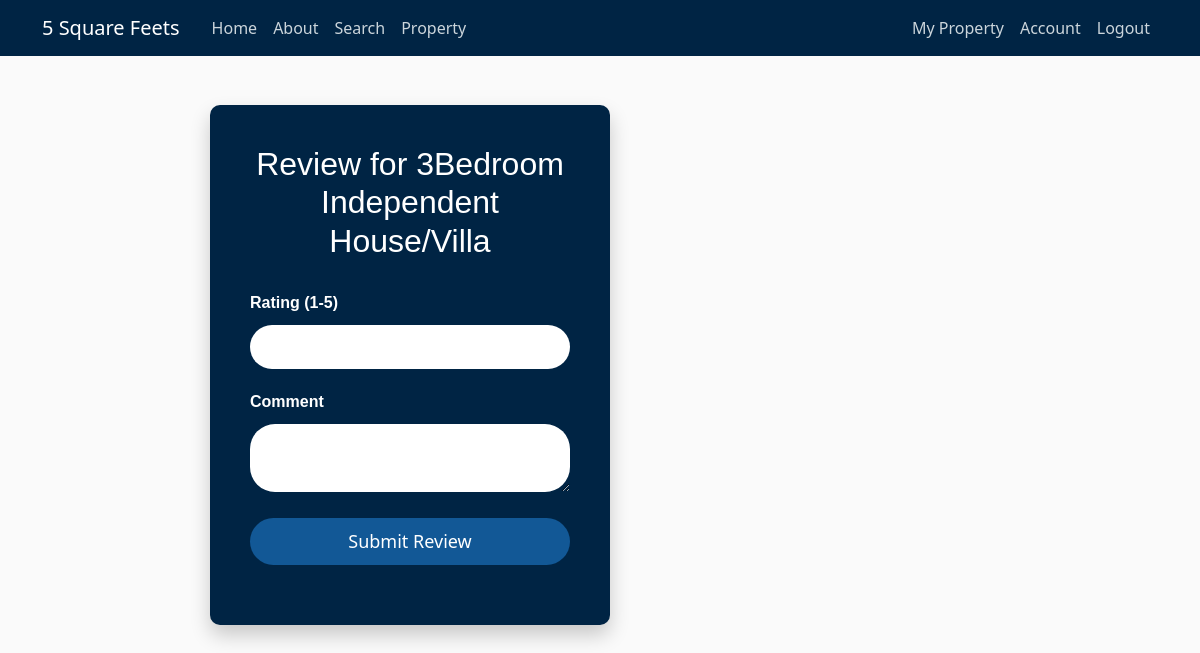
/property/2/review (signed in), run on an earlier commit of the app's database.
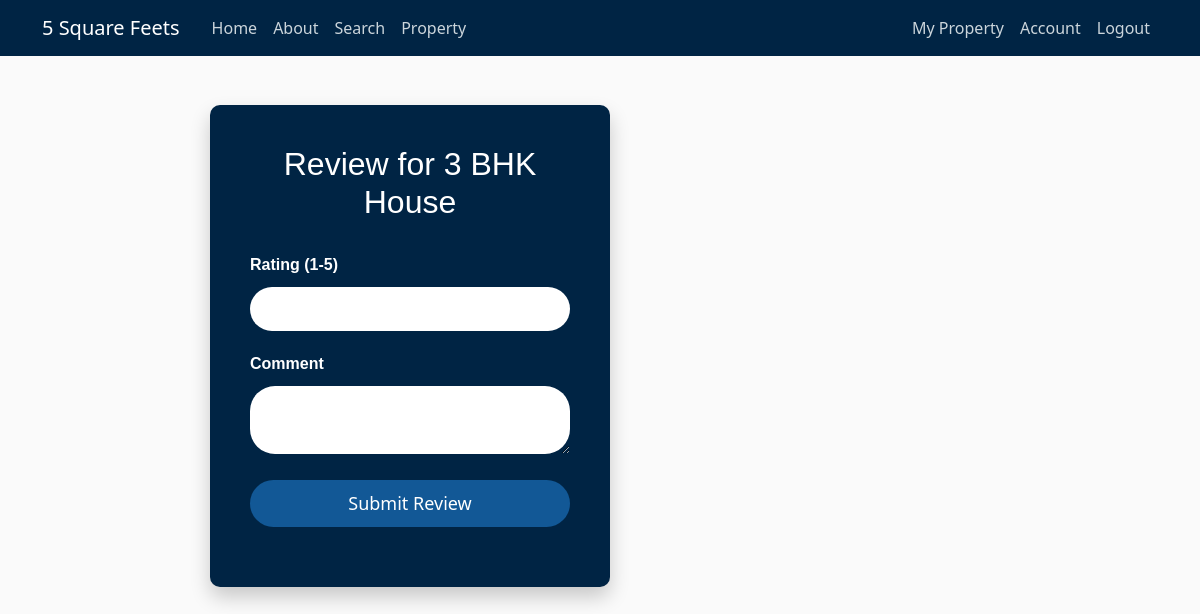
And on a later commit of the database.
### fivesquarefeets/models.py (models this page shows, shortened)
class Property(db.Model):
    property_id = db.Column(db.Integer, primary_key=True)
    property_title = db.Column(db.String(100), nullable=False)
    location = db.Column(db.String(100), nullable=False)
    address = db.Column(db.Text, nullable=False)
    property_type = db.Column(db.Enum('house', 'apartment', 'office', 'retail', 'land', name='property_type_enum'), nullable=False)
    status = db.Column(db.Enum('for_sale', 'for_rent', 'pending', 'sold', name='status_enum'), nullable=False)
    price = db.Column(db.Numeric(10, 2), nullable=False)
    description = db.Column(db.Text, nullable=False)
    images = db.Column(db.Text, nullable=True)  # Can store paths or URLs to images
    date_posted = db.Column(db.DateTime, nullable=False, default=datetime.now(timezone.utc))
    user_id = db.Column(db.Integer, db.ForeignKey('user.id'), nullable=False)
    bookings = db.relationship('Booking', backref='property', lazy=True)
    reviews = db.relationship('Review', backref='property', lazy=True)

### fivesquarefeets/routes.py (the view, shortened to what this page needs)
@bp.route("/property/<int:property_id>/review", methods=['GET', 'POST'])
@login_required
def add_review(property_id):
    current_property = Property.query.get_or_404(property_id)
    form = ReviewForm()
    return render_template('add_review.html', title=f'Review {current_property.property_title}', form=form, property=current_property)

### fivesquarefeets/forms.py
class ReviewForm(FlaskForm):
    rating = IntegerField('Rating (1-5)', validators=[DataRequired(), NumberRange(min=1, max=5)])
    comment = TextAreaField('Comment', validators=[DataRequired(), Length(min=10)])
    submit = SubmitField('Submit Review')

### fivesquarefeets/models.py (called while the page is built)
@login_manager.user_loader
def load_user(user_id):
    return db.session.get(User, int(user_id))

### fivesquarefeets/templates/add_review.html (shortened to what this page needs)
{% extends "layout.html" %}
{% block content %}
<div class="review-form-container">
    <h2>Review for {{ property.property_title }}</h2>
    <form method="POST" action="">
        <div class="review-form-group">
            {{ form.rating.label(class="review-label") }}<br>
            {{ form.rating(class="review-form-control") }}
        </div>
        <div class="review-form-group">
            {{ form.comment.label(class="review-label") }}<br>
            {{ form.comment(class="review-form-control") }}
        </div>
        <div class="review-form-group">
            {{ form.submit(class="btn-review-submit") }}
        </div>
    </form>
</div>
{% endblock content %}

What changed in the data, as far as the page shows it:
changed Property: property_title "3Bedroom Independent House/Villa" → "3 BHK House"
